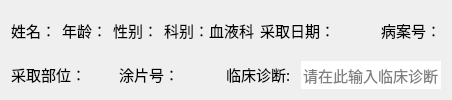
        <widget class="QWidget" name="widget_2" native="true">
         <property name="sizePolicy">
          <sizepolicy hsizetype="Preferred" vsizetype="Preferred">
           <horstretch>0</horstretch>
           <verstretch>0</verstretch>
          </sizepolicy>
         </property>
         <layout class="QVBoxLayout" name="verticalLayout_6">
          <item>
           <layout class="QVBoxLayout" name="verticalLayout" stretch="0,0">
            <property name="spacing">
             <number>10</number>
            </property>
            <property name="leftMargin">
             <number>0</number>
            </property>
            <property name="topMargin">
             <number>0</number>
            </property>
            <property name="rightMargin">
             <number>0</number>
            </property>
            <property name="bottomMargin">
             <number>0</number>
            </property>
            <item>
             <layout class="QHBoxLayout" name="horizontalLayout">
              <property name="spacing">
               <number>6</number>
              </property>
              <property name="sizeConstraint">
               <enum>QLayout::SetDefaultConstraint</enum>
              </property>
              <property name="leftMargin">
               <number>0</number>
              </property>
              <property name="topMargin">
               <number>0</number>
              </property>
              <property name="rightMargin">
               <number>0</number>
              </property>
              <property name="bottomMargin">
               <number>0</number>
              </property>
              <item>
               <widget class="QLabel" name="right_info_lable1">
                <property name="font">
                 <font>
                  <family>AcadEref</family>
                  <pointsize>11</pointsize>
                 </font>
                </property>
                <property name="text">
                 <string>&lt;html&gt;&lt;head/&gt;&lt;body&gt;&lt;p&gt;&lt;span style=&quot; font-size:11pt;&quot;&gt;姓名：&lt;/span&gt;&lt;/p&gt;&lt;/body&gt;&lt;/html&gt;</string>
                </property>
               </widget>
              </item>
              <item>
               <widget class="QLabel" name="right_info_lable3">
                <property name="font">
                 <font>
                  <family>AcadEref</family>
                  <pointsize>11</pointsize>
                 </font>
                </property>
                <property name="text">
                 <string>&lt;html&gt;&lt;head/&gt;&lt;body&gt;&lt;p&gt;&lt;span style=&quot; font-size:11pt;&quot;&gt;年龄：&lt;/span&gt;&lt;/p&gt;&lt;/body&gt;&lt;/html&gt;</string>
                </property>
               </widget>
              </item>
              <item>
               <widget class="QLabel" name="right_info_lable2">
                <property name="font">
                 <font>
                  <family>AcadEref</family>
                  <pointsize>11</pointsize>
                 </font>
                </property>
                <property name="text">
                 <string>&lt;html&gt;&lt;head/&gt;&lt;body&gt;&lt;p&gt;&lt;span style=&quot; font-size:11pt;&quot;&gt;性别：&lt;/span&gt;&lt;/p&gt;&lt;/body&gt;&lt;/html&gt;</string>
                </property>
               </widget>
              </item>
              <item>
               <widget class="QLabel" name="label_2">
                <property name="font">
                 <font>
                  <family>AcadEref</family>
                  <pointsize>11</pointsize>
                 </font>
                </property>
                <property name="text">
                 <string>&lt;html&gt;&lt;head/&gt;&lt;body&gt;&lt;p&gt;&lt;span style=&quot; font-size:11pt;&quot;&gt;科别：血液科&lt;/span&gt;&lt;/p&gt;&lt;/body&gt;&lt;/html&gt;</string>
                </property>
               </widget>
              </item>
              <item>
               <widget class="QLabel" name="right_info_lable4">
                <property name="font">
                 <font>
                  <family>AcadEref</family>
                  <pointsize>11</pointsize>
                 </font>
                </property>
                <property name="text">
                 <string>&lt;html&gt;&lt;head/&gt;&lt;body&gt;&lt;p&gt;&lt;span style=&quot; font-size:11pt;&quot;&gt;采取日期：&lt;/span&gt;&lt;/p&gt;&lt;/body&gt;&lt;/html&gt;</string>
                </property>
               </widget>
              </item>
              <item>
               <spacer name="horizontalSpacer_2">
                <property name="orientation">
                 <enum>Qt::Horizontal</enum>
                </property>
                <property name="sizeType">
                 <enum>QSizePolicy::Fixed</enum>
                </property>
                <property name="sizeHint" stdset="0">
                 <size>
                  <width>40</width>
                  <height>20</height>
                 </size>
                </property>
               </spacer>
              </item>
              <item>
               <widget class="QLabel" name="right_info_lable5">
                <property name="font">
                 <font>
                  <family>AcadEref</family>
                  <pointsize>11</pointsize>
                 </font>
                </property>
                <property name="text">
                 <string>&lt;html&gt;&lt;head/&gt;&lt;body&gt;&lt;p&gt;&lt;span style=&quot; font-size:11pt;&quot;&gt;病案号：&lt;/span&gt;&lt;/p&gt;&lt;/body&gt;&lt;/html&gt;</string>
                </property>
               </widget>
              </item>
             </layout>
            </item>
            <item>
             <layout class="QHBoxLayout" name="horizontalLayout_2">
              <item>
               <widget class="QLabel" name="right_info_lable6">
                <property name="font">
                 <font>
                  <family>AcadEref</family>
                  <pointsize>11</pointsize>
                 </font>
                </property>
                <property name="text">
                 <string>&lt;html&gt;&lt;head/&gt;&lt;body&gt;&lt;p&gt;&lt;span style=&quot; font-size:11pt;&quot;&gt;采取部位：&lt;/span&gt;&lt;/p&gt;&lt;/body&gt;&lt;/html&gt;</string>
                </property>
               </widget>
              </item>
              <item>
               <widget class="QLabel" name="right_info_lable7">
                <property name="font">
                 <font>
                  <family>AcadEref</family>
                  <pointsize>11</pointsize>
                  <underline>false</underline>
                 </font>
                </property>
                <property name="text">
                 <string>&lt;html&gt;&lt;head/&gt;&lt;body&gt;&lt;p&gt;&lt;span style=&quot; font-size:11pt;&quot;&gt;涂片号：&lt;/span&gt;&lt;/p&gt;&lt;/body&gt;&lt;/html&gt;</string>
                </property>
               </widget>
              </item>
              <item>
               <widget class="QLabel" name="clinical_diagnosis">
                <property name="sizePolicy">
                 <sizepolicy hsizetype="Fixed" vsizetype="Preferred">
                  <horstretch>0</horstretch>
                  <verstretch>0</verstretch>
                 </sizepolicy>
                </property>
                <property name="font">
                 <font>
                  <family>AcadEref</family>
                  <pointsize>11</pointsize>
                 </font>
                </property>
                <property name="text">
                 <string>&lt;html&gt;&lt;head/&gt;&lt;body&gt;&lt;p&gt;&lt;span style=&quot; font-size:11pt;&quot;&gt;临床诊断:&lt;/span&gt;&lt;/p&gt;&lt;/body&gt;&lt;/html&gt;</string>
                </property>
               </widget>
              </item>
              <item>
               <widget class="QLineEdit" name="clinical_diagnosis_text">
                <property name="sizePolicy">
                 <sizepolicy hsizetype="Minimum" vsizetype="Fixed">
                  <horstretch>0</horstretch>
                  <verstretch>0</verstretch>
                 </sizepolicy>
                </property>
                <property name="font">
                 <font>
                  <family>AcadEref</family>
                  <pointsize>11</pointsize>
                  <underline>false</underline>
                 </font>
                </property>
                <property name="toolTip">
                 <string>&lt;html&gt;&lt;head/&gt;&lt;body&gt;&lt;p&gt;&lt;span style=&quot; font-size:11pt;&quot;&gt;请在此输入临床诊断&lt;/span&gt;&lt;/p&gt;&lt;/body&gt;&lt;/html&gt;</string>
                </property>
                <property name="whatsThis">
                 <string>&lt;html&gt;&lt;head/&gt;&lt;body&gt;&lt;p&gt;&lt;span style=&quot; font-size:11pt;&quot;&gt;请在此输入临床诊断&lt;/span&gt;&lt;/p&gt;&lt;/body&gt;&lt;/html&gt;</string>
                </property>
                <property name="text">
                 <string/>
                </property>
                <property name="frame">
                 <bool>false</bool>
                </property>
                <property name="placeholderText">
                 <string>请在此输入临床诊断</string>
                </property>
               </widget>
              </item>
             </layout>
            </item>
           </layout>
          </item>
         </layout>
        </widget>
